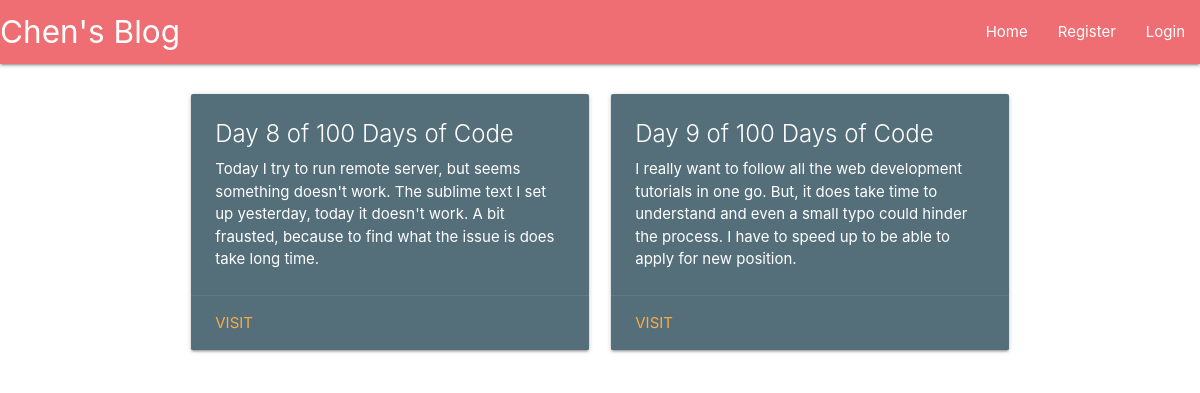
The page / on the database its author committed.
### main/models.py (models this page shows, shortened)
class Blog(models.Model):
	blog_title = models.CharField(max_length=200)
	blog_content = models.TextField()
	blog_published = models.DateTimeField('date published', default=datetime.now())

### main/views.py (the view)
# urls.py: path("", views.homepage, name="homepage"),
def homepage(request):
	return render(request=request,
				  template_name='main/home.html',
				  context={'blogs': Blog.objects.all}
				  )

### main/templates/main/home.html
{% extends "main/header.html" %}
{% block content %}
  <div class="row">
  	{% for blog in blogs %}
	    <div class="col s12 m6">
	      <div class="card blue-grey darken-1">
	        <div class="card-content white-text">
	          <span class="card-title">{{blog.blog_title}}</span>
	          <p>{{blog.blog_content |safe}}</p>
	        </div>
	        <div class="card-action">
	          <a href="#">Visit</a>
	        </div>
	      </div>
	    </div>
    {% endfor %}
  </div>
{% endblock %}

### main/templates/main/header.html (shortened to what this page needs)
<head>
{% load static %}
    <link rel="stylesheet" href="{% static 'main/css/materialize.css' %}" rel= "stylesheet">
</head>
<body>
  {% include "main/includes/navbar.html" %}
  <div class="container">
    <br>
    {% block content %}
    {% endblock %}
  </div>
</body>

### main/templates/main/includes/navbar.html
  <nav>
    <div class="nav-wrapper">
      <a href="/" class="brand-logo">Chen's Blog</a>
      <ul id="nav-mobile" class="right hide-on-med-and-down">
        <li><a href="/">Home</a></li>
        {% if user.is_authenticated %}
          <li><a href="/account">{{user.username}}</a></li>
          <li><a href="/logout">Logout</a></li>
        {% else %}
          <li><a href="/register">Register</a></li>
          <li><a href="/login">Login</a></li>
        {% endif %}
      </ul>
    </div>
  </nav>

### rows shown on the page
Blog: blog_title "Day 8 of 100 Days of Code", blog_content "Today I try to run remote server, but seems something doesn't work. The sublime text I set up yesterday, today it doesn't work. A bit frausted, because to find what the issue is does take long time."
Blog: blog_title "Day 9 of 100 Days of Code", blog_content "I really want to follow all the web development tutorials in one go. But, it does take time to understand and even a small typo could hinder the process. I have to speed up to be able to apply for new position."
